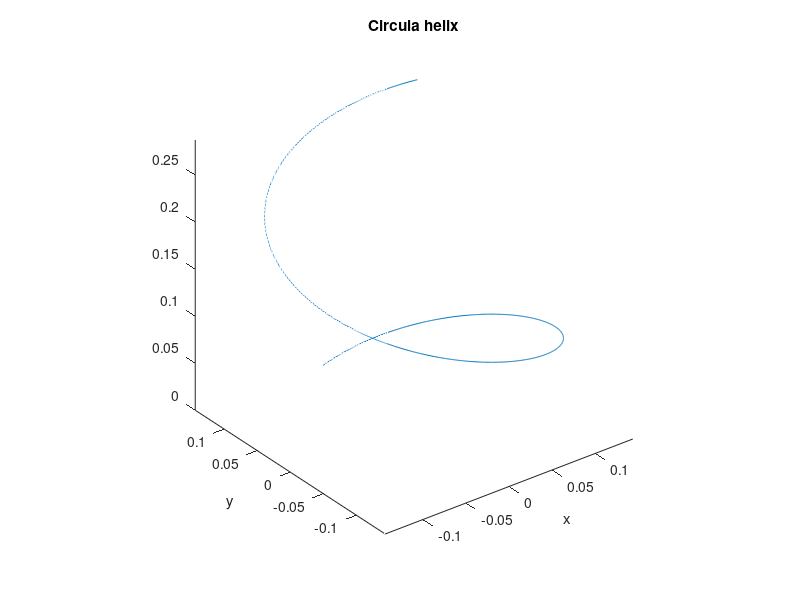

The MATLAB script that drew this image: (Note: this script raises an error after producing the figure.)
% Section 7.1: Helical curves
%
% Last Update: 03.08.2003
% t=linspace(0,2*pi,20);
% tubeplot([cos(t);sin(t);0.2*(t)],0.1);
% daspect([1,1,1]); camlight;
% ---------------------------------------------------------------------------- %
% James-3.58
h=0.1;
kappa=2/3/h;tau=0.2/h;
a=kappa/(kappa^2+tau^2);
b=tau/(kappa^2+tau^2);
s = 0:0.001:1;
sw=sqrt(kappa^2+tau^2)*s;

x = a*sin(sw);
y = a*cos(sw);
z = b*sw;

figure(1)
plot3(x, y, z); 
xlabel('x'); ylabel('y'); title('Circula helix');
axis equal

tubeplot([x;y;z],h,51,0.01);
daspect([1,1,1]); camlight;
% % ---------------------------------------------------------------------------- %
% % 7.1.2: Elliptical helix
% a = 0.3;
% b = 1.0;
% c = 5.0;
% s = 0:0.01:10*pi;
% 
% x = a*sin(s);
% y = b*cos(s);
% z = s/(2*pi*c);
% 
% figure(2);
% plot3(x, y, z);
% xlabel('x'); ylabel('y'); title('Elliptical helix');
%     
% % ---------------------------------------------------------------------------- %
% % 7.1.3: Conical helix
% a = 0.5;
% c = 5.0;
% s = 0:0.01:10*pi;
% 
% x = (a*s/2*pi*c).*sin(s);
% y = (a*s/2*pi*c).*cos(s);
% z = s/(2*pi*c);
% 
% figure(3);
% plot3(x, y, z);
% xlabel('x'); ylabel('y'); title('Conical helix');
% 
% % ---------------------------------------------------------------------------- %
% % 7.1.4: Spherical helix
% c = 5.0;
% s = 0:0.01:10*pi;
% 
% x = sin(s/(2*c)).*cos(s);
% y = sin(s/(2*c)).*sin(s);
% z = cos(s/(2*c));
% 
% figure(4);
% plot3(x, y, z);
% xlabel('x'); ylabel('y'); title('Spherical helix');
% 
% 
% % ---------------------------------------------------------------------------- %
% % 7.1.5: n-Helix
% a = 0.3;
% c = 3.0;
% n = 3;
% s = 0:0.01:6*pi;
% 
% x1 = a*cos(s+2*pi*1/n);
% y1 = a*sin(s+2*pi*1/n);
% x2 = a*cos(s+2*pi*2/n);
% y2 = a*sin(s+2*pi*2/n);
% x3 = a*cos(s+2*pi*3/n);
% y3 = a*sin(s+2*pi*3/n);
% z = cos(s/(2*c));
% 
% figure(5);
% hold on;
% plot3(x1, y1, z);
% plot3(x2, y2, z, 'g-');
% plot3(x3, y3, z, 'r-');
% xlabel('x'); ylabel('y'); title('3-helix');
% hold off;
% view(3);
